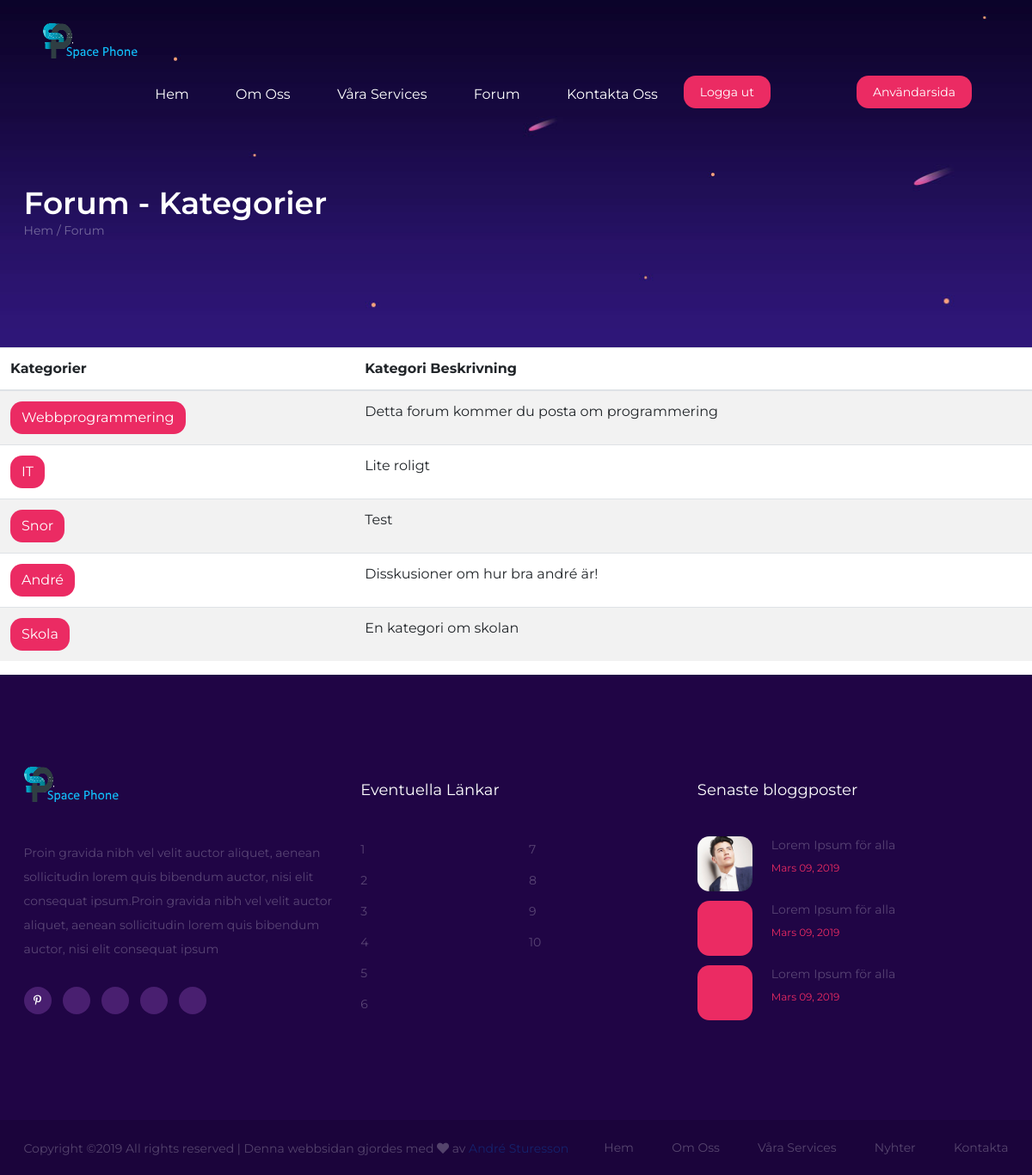
The app's page /forum.php (signed in), older data.
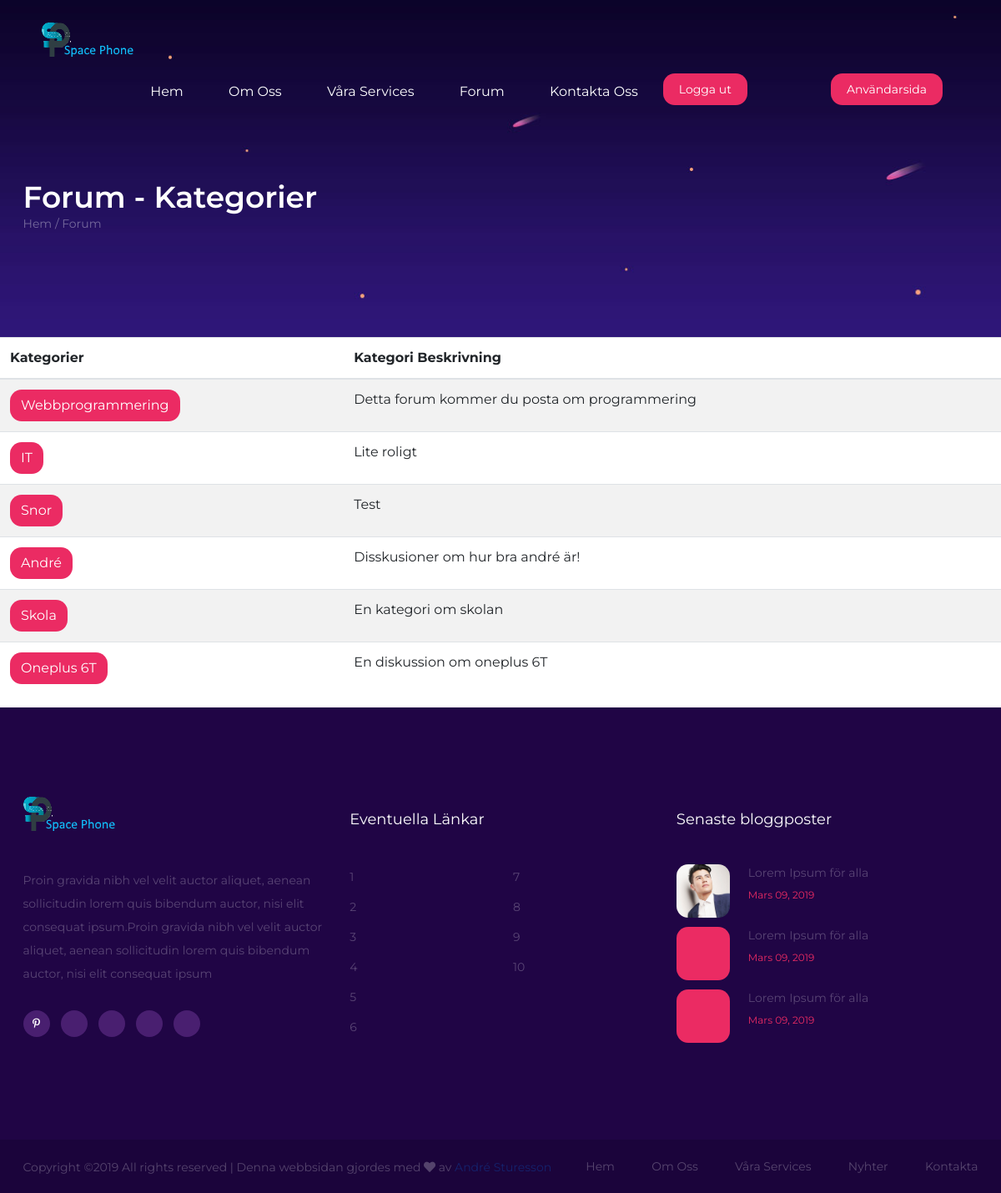
The same page, newer data.
### tables this page shows
CREATE TABLE `kategorier` (
  `kat_id` int(8) NOT NULL,
  `kat_namn` varchar(255) NOT NULL,
  `kat_beskrivning` varchar(255) NOT NULL
);

### forum.php (the view, shortened to what this page needs)
<?php
include 'header.php';
include 'nav.php';
?>
<section class="page-top-section set-bg" data-setbg="img/topp-på-sida.jpg">
  <div class="container">
    <h2>Forum - Kategorier
    </h2>
    <div class="site-breadcrumb">
      <a href="index.php">Hem
      </a> /
      <span>Forum
      </span>
    </div>
  </div>
</section>
<?php
if (isset($_SESSION['user']))
{
  ?>
  <?php
  $query = "SELECT kat_id, kat_namn, kat_beskrivning FROM kategorier";
  try{
    $result = $db->prepare($query);
    $result->execute();
    $rows = $result->fetchAll();
    $result1 = $db->prepare($query);
    $result1->execute();
    $row_count = $result1->fetchAll(PDO::FETCH_NUM);
  }
  catch(PDOException $ex){
    die("Kunde inte köra queryn: " . $ex->getMessage());
  }
  if(!$result)
  {
    echo 'Kategorierna kunde inte visas, Testa igen en annan gång :).';
  }
  else
  {
    if($row_count == 0)
    {
      echo 'Finns inga kategorier än.';
    }
  else
  {
  ?>
  <table class="table table-striped">
    <thead>
      <tr>
        <th scope="col">Kategorier
        </th>
        <th scope="col">Kategori Beskrivning
        </th>
      </tr>
    </thead>
    <tbody>
      <?php foreach($rows as $row): ?>
      <tr>
        <td>
          <a href="ämne.php?id=<?php echo $row['kat_id'];?>"class="btn registreraknapp">
            <?php echo htmlentities($row['kat_namn'], ENT_QUOTES, 'UTF-8'); ?>
          </a>
        </td>
        <td>
          <?php echo htmlentities($row['kat_beskrivning'], ENT_QUOTES, 'UTF-8'); ?>
        </td>
      </tr>
      <?php endforeach; ?>
    </tbody>
  </table>
  <?php
    }
  }
    }
?>
<?php
include 'footer.php';
?>

Row changes from the older to the newer data that the page shows:
added kategorier: kat_namn "Oneplus 6T", kat_beskrivning "En diskussion om oneplus 6T"
